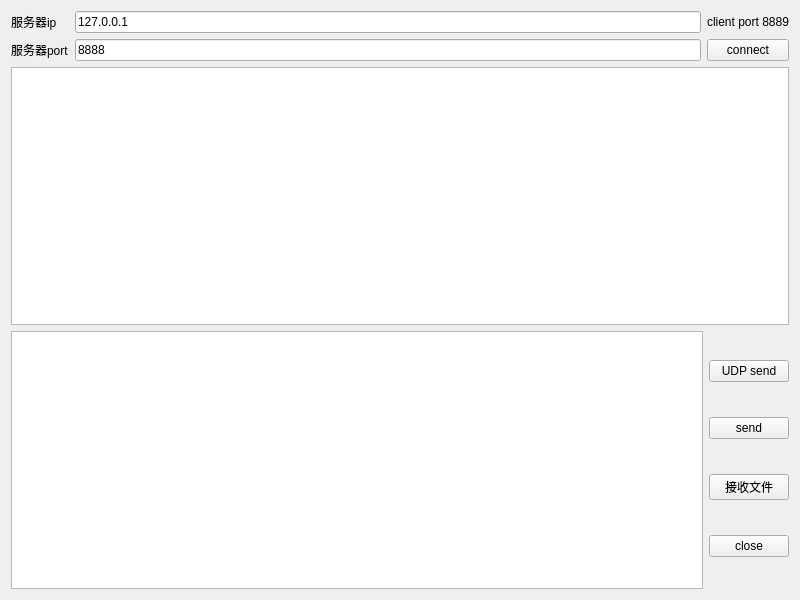
<?xml version="1.0" encoding="UTF-8"?>
<ui version="4.0">
 <class>Widget</class>
 <widget class="QWidget" name="Widget">
  <property name="geometry">
   <rect>
    <x>0</x>
    <y>0</y>
    <width>800</width>
    <height>600</height>
   </rect>
  </property>
  <property name="windowTitle">
   <string>Widget</string>
  </property>
  <layout class="QVBoxLayout" name="verticalLayout_3">
   <item>
    <layout class="QHBoxLayout" name="horizontalLayout_2">
     <item>
      <layout class="QGridLayout" name="gridLayout">
       <item row="1" column="0">
        <widget class="QLabel" name="label_2">
         <property name="text">
          <string>服务器port</string>
         </property>
        </widget>
       </item>
       <item row="0" column="0">
        <widget class="QLabel" name="label">
         <property name="text">
          <string>服务器ip</string>
         </property>
        </widget>
       </item>
       <item row="0" column="1">
        <widget class="QLineEdit" name="lineEditIp">
         <property name="text">
          <string>127.0.0.1</string>
         </property>
        </widget>
       </item>
       <item row="1" column="1">
        <widget class="QLineEdit" name="lineEditPort">
         <property name="text">
          <string>8888</string>
         </property>
        </widget>
       </item>
      </layout>
     </item>
     <item>
      <layout class="QVBoxLayout" name="verticalLayout">
       <item>
        <widget class="QLabel" name="label_3">
         <property name="text">
          <string>client port 8889</string>
         </property>
         <property name="alignment">
          <set>Qt::AlignLeading|Qt::AlignLeft|Qt::AlignVCenter</set>
         </property>
        </widget>
       </item>
       <item>
        <widget class="QPushButton" name="pushButtonConnect">
         <property name="text">
          <string>connect</string>
         </property>
        </widget>
       </item>
      </layout>
     </item>
    </layout>
   </item>
   <item>
    <widget class="QTextEdit" name="textEditRead"/>
   </item>
   <item>
    <layout class="QHBoxLayout" name="horizontalLayout">
     <item>
      <widget class="QTextEdit" name="textEditInput"/>
     </item>
     <item>
      <layout class="QVBoxLayout" name="verticalLayout_2">
       <item>
        <widget class="QPushButton" name="pushButton">
         <property name="text">
          <string>UDP send</string>
         </property>
        </widget>
       </item>
       <item>
        <widget class="QPushButton" name="pushButtonSend">
         <property name="text">
          <string>send</string>
         </property>
        </widget>
       </item>
       <item>
        <widget class="QPushButton" name="pushButtonRecive">
         <property name="text">
          <string>接收文件</string>
         </property>
        </widget>
       </item>
       <item>
        <widget class="QPushButton" name="pushButtonClose">
         <property name="text">
          <string>close</string>
         </property>
        </widget>
       </item>
      </layout>
     </item>
    </layout>
   </item>
  </layout>
 </widget>
 <resources/>
 <connections/>
</ui>
